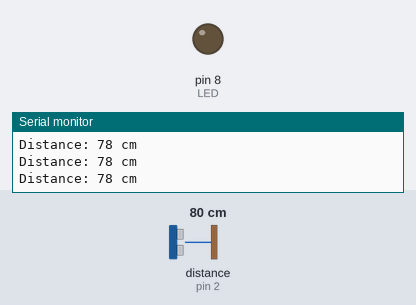
Simulated run of this sketch. Board: Arduino Uno, built with avr-gcc and run on an emulated ATmega328P. On the bench: output pins drawn as LEDs (lit = HIGH), the last lines printed to the serial monitor. Wiring (inferred from the names in the program): ultrasonic range finder: trigger pin 3; echo pin 2. Inputs (shaded band) come from the test bench; at power-on: distance to the obstacle (sensor on pin 2) 80 cm. The echo pulse lasts 58.3 µs per cm; pins used as bus, display or sensor lines are not drawn.

Above: at 1.2 s.
1.3 s: distance to the obstacle (sensor on pin 2) set to 2 cm
At 1.7 s:
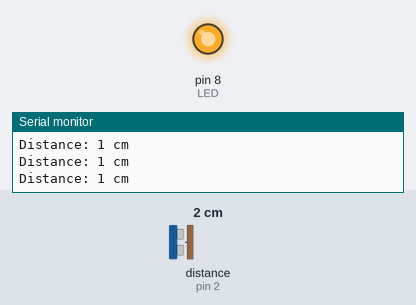
2.8 s: distance to the obstacle (sensor on pin 2) set to 120 cm
At 3.4 s:
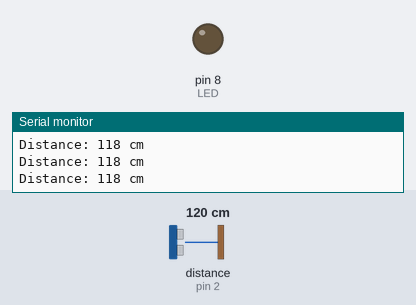
Timing chart, 0 to 5.8 s (numbered marks = the images above; inputs shaded):
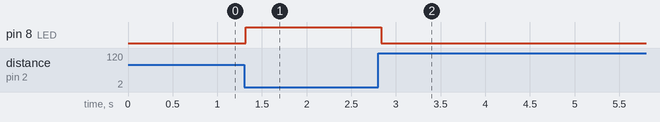

Measured:
- after the input at 1.3 s, pin 8 (LED): LOW → HIGH at once
- after the input at 2.8 s, pin 8 (LED): HIGH → LOW at once

The sketch:

UltraSensorTry.ino
```cpp
#define echoPin 2 // attach pin D2 Arduino to pin Echo of HC-SR04
#define trigPin 3 //attach pin D3 Arduino to pin Trig of HC-SR04
#define LED 8 //attach pin D9 Arduino to the LED Anode
#define trigger 6

// defines variables
long duration; // variable for the duration of sound wave travel
int distance; // variable for the distance measurement
bool triggered= false;//variable to indicate triggered status


void setup() {
  pinMode(LED, OUTPUT);
  pinMode(trigger, OUTPUT);
  pinMode(trigPin, OUTPUT); // Sets the trigPin as an OUTPUT
  pinMode(echoPin, INPUT); // Sets the echoPin as an INPUT
  Serial.begin(9600); // // Serial Communication is starting with 9600 of baudrate speed
  Serial.println("Ultrasonic Security Camera Project"); // print some text in Serial Monitor
  Serial.println("with Arduino UNO R3");
}
void loop() {
  // Clears the trigPin condition
  digitalWrite(trigPin, LOW);
  delayMicroseconds(2);
  // Sets the trigPin HIGH (ACTIVE) for 10 microseconds
  digitalWrite(trigPin, HIGH);
  delayMicroseconds(100);
  digitalWrite(trigPin, LOW);
  // Reads the echoPin, returns the sound wave travel time in microseconds
  duration = pulseIn(echoPin, HIGH);
  // Calculating the distance
  distance = duration * 0.034 / 2; // Speed of sound wave divided by 2 (go and back)
  // Displays the distance on the Serial Monitor
  Serial.print("Distance: ");
  Serial.print(distance);
  Serial.println(" cm");
  // the if statement checks if there is an object within 50 cm from the sensor
  if (distance <= 50 && triggered==false){
    analogWrite(LED, 255);
    triggered = true;
    digitalWrite(trigger, HIGH);
  }else if(distance >=50 && triggered== true){
    triggered = false;          // whenecer its not within 50 cm it sets triggered to false
    digitalWrite(trigger, LOW);
    analogWrite(LED, 0);
  }

}
```
